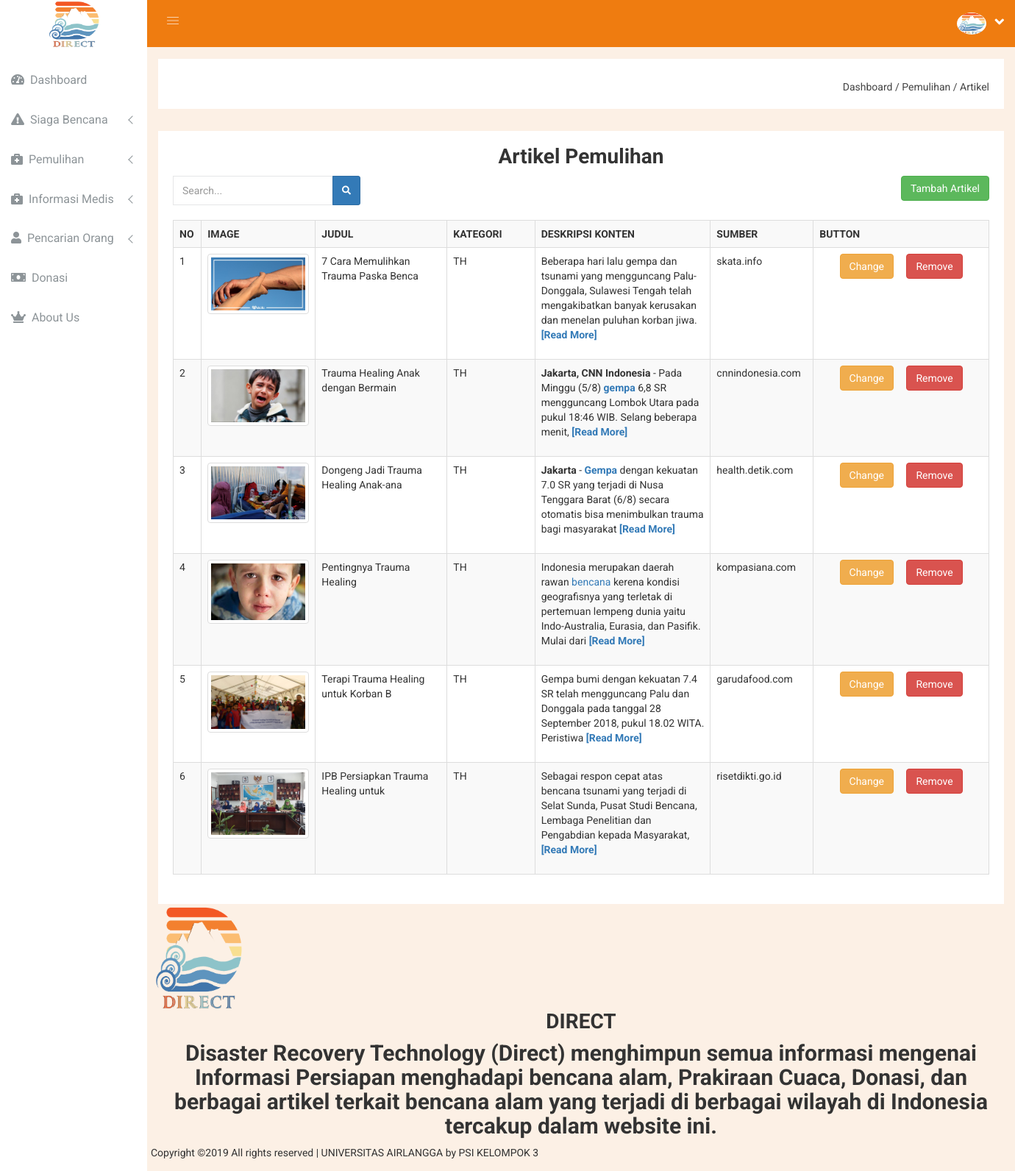
/main.php?module=artikel-pemulihan, run on the app's committed database.
### tables this page shows
CREATE TABLE `artikel_p` (
  `id` int(12) NOT NULL,
  `judul` varchar(36) NOT NULL,
  `sumber` varchar(36) NOT NULL,
  `isi` text NOT NULL,
  `image` varchar(36) NOT NULL,
  `date` datetime NOT NULL DEFAULT CURRENT_TIMESTAMP,
  `kategori` varchar(255) DEFAULT NULL
);

### main.php (called while the page is built, shortened)
<?php
include('module/index.php');
?>

### module/module/artikel-pemulihan.php (the view, shortened to what this page needs)
<div class="breadcome-area">
  <div class="container-fluid">
    <div class="row">
      <div class="col-lg-12 col-md-12 col-sm-12 col-xs-12">
        <div class="breadcome-list">
          <div class="row">
            <div class="col-lg-6 col-md-6 col-sm-6 col-xs-12">
            </div>
            <div class="col-lg-6 col-md-6 col-sm-6 col-xs-12">
              <ul class="breadcome-menu">
                <li>
                  <a href="?module=dashboard">Dashboard</a>
                  <span class="bread-slash">/</span>
                </li>
                <li>
                  <span class="bread-blod">Pemulihan</span> <span class="bread-slash">/</span>
                </li>
                <li>
                  <span><a href="?module=artikel-pemulihan">Artikel</a></span>
                </li>
              </ul>
            </div>
          </div>
        </div>
      </div>
    </div>
  </div>
</div>
<div class="col-lg-12">
  <div class="courses-inner res-mg-b-30">
    <div class="courses-title">
      <h1 align="center">Artikel Pemulihan</h1>
    </div>
    <div class="row">
      <form action="" method="post" autocomplete="off">
        <div class="col-lg-3">
          <div class="input-group input-mark-inner ">
            <input type="text" placeholder="Search..."  class="input-mark-inner mg-b-22 form-control" name="cari">
            <span class="input-group-btn">
              <button type="submit" name="btn-cari" class="btn btn-sm btn-primary">
                <i class="fa fa-search"></i>
              </button>
            </span>
          </div>
        </div>
      </form>
      <div class="col-lg-9" align="right">
        <a href="?module=newartikel2">
          <button class="btn btn-success">Tambah Artikel</button>
        </a>
      </div>
    </div>
    <br>
    <div class="row">
      <div class="col-md-12">
        <?php
        require('config/db.php');
        $sql="";
        if(isset($_POST['btn-cari'])){
          $cari=$_POST['cari'];
          $sql="SELECT * FROM artikel_p WHERE judul LIKE '%$cari%' OR sumber LIKE '%".$cari."%'";
        }else{
          $sql = 'SELECT * FROM artikel_p ORDER by id ASC';
        }
        $result = mysqli_query($con,$sql);
        $no = 1;
        ?>
        <table class="table table-bordered table-striped">
          <tr>
            <th width="2%">NO</th>
            <th width="13%">IMAGE</th>
            <th width="15%">JUDUL</th>
            <th width="10%">KATEGORI</th>
            <th width="20%">DESKRIPSI KONTEN</th>
            <th width="10%">SUMBER</th>
            <th width="20%">BUTTON</th>
          </tr>
          <?php
          while($row = mysqli_fetch_array($result)){ ?>
          <tr>
            <td><?php echo $no; ?></td>
            <td>
              <a href="?module=dtlArticlePemulihan&id=<?php echo $row['id']; ?>"> <img src="images/pemulihan/<?php echo $row['image']; ?>" height="60" width="100%" class="img-thumbnail" /></b>
              </a>
            </td>
            <td><?php echo $row['judul']; ?></td>
            <td><?php echo $row['kategori']; ?></td>
            <td>
              <?php
              echo limit_words($row['isi'],20);
              if(str_word_count($row['isi'])>20){
                echo '<a href="?module=dtlArticlePemulihan&id='.$row['id'].'"> <b>[Read More]</b></a>';
              }
              ?>
            </td>
            <td><?php echo $row['sumber']; ?></td>
            <td align="center">
              <a href="?module=editArtikelPemulihan&id=<?php echo $row['id']; ?>"><button type="button" class="btn btn-warning btn-s">Change</button></a>
              <button type="button" name="delete" data-toggle="modal" data-target=".bs-modal-DeleteArticle<?php echo $row['id']; ?>" class="btn btn-danger bt-sm" >Remove</button>
            </td>
                </tr>
                <?php
                $no++;
              }
              ?>
            </table>
          </div>
        </div>
      </div>
    </div>
    <?php
    function limit_words($string, $word_limit){
      $words = explode(" ",$string);
      return implode(" ",array_splice($words,0,$word_limit));
    }
    ?>

### back-end/css/main.css (style rules this page uses)
html { color: #222; font-size: 1em; line-height: 1.4; }
audio, canvas, iframe, img, svg, video { vertical-align: middle; }

### data on the page
artikel_p: image (picture), judul "7 Cara Memulihkan Trauma Paska Benca", kategori "TH", isi "Beberapa hari lalu gempa dan tsunami yang mengguncang Palu-Donggala, Sulawesi Tengah telah mengakibatkan banyak kerusakan dan menelan puluhan korban jiwa.", sumber "skata.info"
artikel_p: image (picture), judul "Trauma Healing Anak dengan Bermain", kategori "TH", isi "Jakarta, CNN Indonesia - Pada Minggu (5/8) gempa 6,8 SR mengguncang Lombok Utara pada pukul 18:46 WIB. Selang beberapa menit,", sumber "cnnindonesia.com"
artikel_p: image (picture), judul "Dongeng Jadi Trauma Healing Anak-ana", kategori "TH", isi "Jakarta - Gempa dengan kekuatan 7.0 SR yang terjadi di Nusa Tenggara Barat (6/8) secara otomatis bisa menimbulkan trauma bagi masyarakat", sumber "health.detik.com"
artikel_p: image (picture), judul "Pentingnya Trauma Healing", kategori "TH", isi "Indonesia merupakan daerah rawan bencana kerena kondisi geografisnya yang terletak di pertemuan lempeng dunia yaitu Indo-Australia, Eurasia, dan Pasifik. Mulai dari", sumber "kompasiana.com"
artikel_p: image (picture), judul "Terapi Trauma Healing untuk Korban B", kategori "TH", isi "Gempa bumi dengan kekuatan 7.4 SR telah mengguncang Palu dan Donggala pada tanggal 28 September 2018, pukul 18.02 WITA. Peristiwa", sumber "garudafood.com"
artikel_p: image (picture), judul "IPB Persiapkan Trauma Healing untuk", kategori "TH", isi "Sebagai respon cepat atas bencana tsunami yang terjadi di Selat Sunda, Pusat Studi Bencana, Lembaga Penelitian dan Pengabdian kepada Masyarakat,", sumber "risetdikti.go.id"
